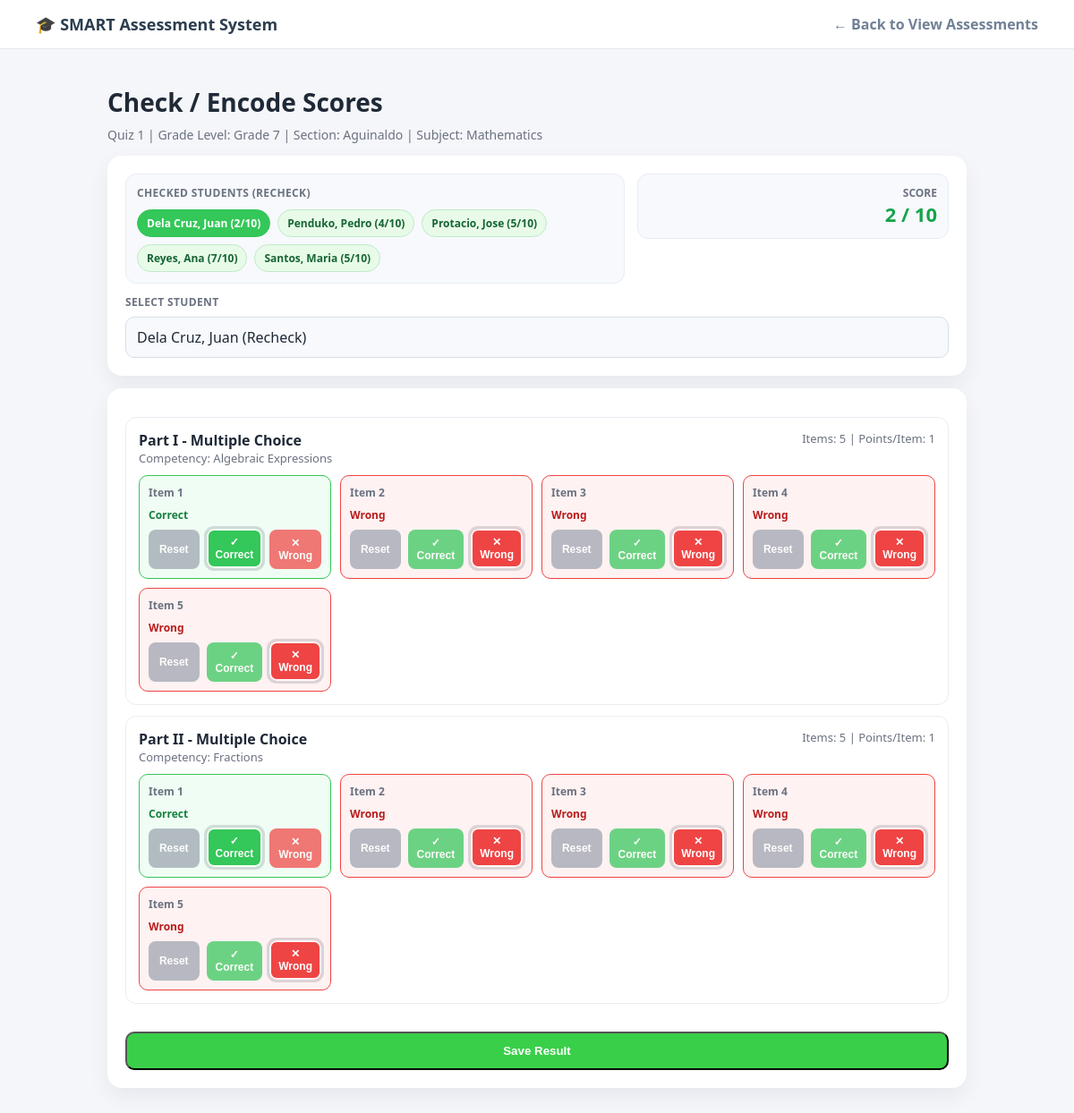
The page /pages/check_assessment.php?test_id=2&student_id=1 (signed in) on the database its author committed.
### tables this page shows
CREATE TABLE `test` (
  `test_id` int(11) NOT NULL,
  `class_id` int(11) DEFAULT NULL,
  `test_name` varchar(50) DEFAULT NULL,
  `test_type` enum('Quiz','Exam','Diagnostic','Long Test') DEFAULT NULL,
  `test_date` date DEFAULT NULL
);

CREATE TABLE `test_result` (
  `test_result_id` int(11) NOT NULL,
  `test_id` int(11) DEFAULT NULL,
  `student_id` int(11) DEFAULT NULL,
  `mobile_uuid` varchar(100) DEFAULT NULL,
  `total_score` int(11) DEFAULT NULL,
  `raw_answers` text DEFAULT NULL,
  `checked_at` timestamp NOT NULL DEFAULT current_timestamp(),
  `updated_at` timestamp NOT NULL DEFAULT current_timestamp() ON UPDATE current_timestamp()
);

CREATE TABLE `test_part` (
  `test_part_id` int(11) NOT NULL,
  `test_id` int(11) DEFAULT NULL,
  `competency_id` int(11) DEFAULT NULL,
  `part_order` varchar(15) DEFAULT NULL,
  `part_type` text DEFAULT NULL,
  `number_of_items` int(11) DEFAULT NULL,
  `points_per_item` int(11) DEFAULT NULL,
  `answer_key` text DEFAULT NULL
);

CREATE TABLE `competency_tags` (
  `competency_id` int(11) NOT NULL,
  `curriculum_id` int(11) DEFAULT NULL,
  `competency_name` varchar(50) DEFAULT NULL
);

### config/enrollment_helpers.php (called while the page is built, shortened)
<?php
if (!function_exists('class_enrollment_join_condition')) {
    function class_enrollment_join_condition($class_alias = 'c', $enrollment_alias = 'se') {
        return "{$enrollment_alias}.section_id = {$class_alias}.section_id AND {$enrollment_alias}.academic_year_id = {$class_alias}.academic_year_id";
    }
}

### pages/check_assessment.php (the view, shortened to what this page needs)
<?php
include '../config/db.php';
include_once '../config/enrollment_helpers.php';
function table_exists($conn, $table_name) {
    $safe_table = $conn->real_escape_string($table_name);
    $result = $conn->query("SHOW TABLES LIKE '$safe_table'");
    return $result && $result->num_rows > 0;
}
$teacher_id = (int) $_SESSION['user']['user_id'];
$test_id = isset($_GET['test_id']) ? (int) $_GET['test_id'] : (int) ($_POST['test_id'] ?? 0);
$selected_student_id = isset($_GET['student_id']) ? (int) $_GET['student_id'] : 0;
$test_table = table_exists($conn, 'tests') ? 'tests' : 'test';
$assessment_sql = "
    SELECT t.test_id, t.class_id, t.test_name,
           s.subject_name, sec.section_name, g.grade_level_name,
           (SELECT COUNT(*) FROM test_part tp WHERE tp.test_id = t.test_id) AS part_count
    FROM `$test_table` t
    JOIN class c ON t.class_id = c.class_id
    JOIN subject s ON c.subject_id = s.subject_id
    JOIN section sec ON c.section_id = sec.section_id
    JOIN grade_level g ON sec.grade_level_id = g.grade_level_id
    WHERE t.test_id = ? AND c.user_id = ?
    LIMIT 1
";
$assessment_stmt = $conn->prepare($assessment_sql);
$assessment_stmt->bind_param("ii", $test_id, $teacher_id);
$assessment_stmt->execute();
$assessment = $assessment_stmt->get_result()->fetch_assoc();
$class_id = (int) $assessment['class_id'];
$class_enrollment_match = class_enrollment_join_condition('c', 'se');
$unchecked_students = [];
$checked_stmt = $conn->prepare("
    SELECT DISTINCT tr.student_id, st.first_name, st.last_name, tr.total_score
    FROM test_result tr
    JOIN student st ON tr.student_id = st.student_id
    JOIN class c ON c.class_id = ?
    JOIN student_enrollment se ON se.student_id = tr.student_id AND $class_enrollment_match
    WHERE tr.test_id = ?
    ORDER BY st.last_name, st.first_name
");
$checked_stmt->bind_param("ii", $class_id, $test_id);
$checked_stmt->execute();
$checked_res = $checked_stmt->get_result();
$checked_students = [];
while ($cs = $checked_res->fetch_assoc()) {
    $checked_students[] = $cs;
}
$checked_lookup = [];
foreach ($checked_students as $student) {
    $checked_lookup[(int) $student['student_id']] = $student;
}
$parts_stmt = $conn->prepare("
    SELECT tp.test_part_id, tp.part_order, tp.part_type, tp.number_of_items, tp.points_per_item, tp.answer_key, ct.competency_name
    FROM test_part tp
    LEFT JOIN competency_tags ct ON tp.competency_id = ct.competency_id
    WHERE tp.test_id = ?
    ORDER BY tp.test_part_id ASC
");
$parts_stmt->bind_param("i", $test_id);
$parts_stmt->execute();
$parts_res = $parts_stmt->get_result();
$parts = [];
$max_score = 0;
while ($part = $parts_res->fetch_assoc()) {
    $part['number_of_items'] = (int) $part['number_of_items'];
    $part['points_per_item'] = (int) $part['points_per_item'];
    $max_score += ($part['number_of_items'] * $part['points_per_item']);
    $parts[] = $part;
}
$has_selected_student = $selected_student_id > 0;
$all_students_checked = empty($unchecked_students);
$selected_checked_student = $has_selected_student && isset($checked_lookup[$selected_student_id]) ? $checked_lookup[$selected_student_id] : null;
$current_score = 0;
if ($selected_student_id > 0) {
    $result_stmt = $conn->prepare('SELECT test_result_id, total_score FROM test_result WHERE test_id = ? AND student_id = ? LIMIT 1');
    $result_stmt->bind_param('ii', $test_id, $selected_student_id);
    $result_stmt->execute();
    $result_row = $result_stmt->get_result()->fetch_assoc();
    if ($result_row) {
        $current_score = (int) $result_row['total_score'];
    }
}
?>
<!DOCTYPE html>
<html lang="en">
<head>
    <link rel="stylesheet" href="../assets/css/style.css?v=<?php echo time(); ?>">
</head>
<body class="teacher-layout">
<nav class="top-nav">
    <div style="font-weight:800; font-size:18px;"><span style="color:var(--primary-green);">🎓</span> SMART Assessment System</div>
    <a href="view_tests.php?class_id=<?php echo $class_id; ?>" style="color:var(--text-gray); text-decoration:none; font-weight:600;">← Back to View Assessments</a>
</nav>
<div class="teacher-container">
    <div class="check-shell">
        <div class="page-header">
            <h1 class="title">Check / Encode Scores</h1>
            <p class="subtitle">
                <?php echo htmlspecialchars($assessment['test_name']); ?>
                | Grade Level: <?php echo htmlspecialchars($assessment['grade_level_name']); ?>
                | Section: <?php echo htmlspecialchars($assessment['section_name']); ?>
                | Subject: <?php echo htmlspecialchars($assessment['subject_name']); ?>
            </p>
        </div>
        <form method="POST" action="check_assessment.php?test_id=<?php echo $test_id; ?>" id="checkForm">
            <div class="card">
                <div class="top-row">
                    <div class="checked-panel">
                        <label class="label" style="margin-bottom:10px;">Checked Students (Recheck)</label>
                        <?php if (!empty($checked_students)): ?>
                            <div class="checked-list">
                                <?php foreach ($checked_students as $cs): ?>
                                    <?php $sid = (int) $cs['student_id']; ?>
                                    <a class="checked-pill <?php echo $sid === $selected_student_id ? 'is-active' : ''; ?>" href="check_assessment.php?test_id=<?php echo $test_id; ?>&student_id=<?php echo $sid; ?>">
                                        <?php echo htmlspecialchars($cs['last_name'] . ', ' . $cs['first_name']); ?> (<?php echo (int) $cs['total_score']; ?>/<?php echo $max_score; ?>)
                                    </a>
                                <?php endforeach; ?>
                            </div>
                        <?php else: ?>
                            <p class="checked-empty">No checked students yet.</p>
                        <?php endif; ?>
                    </div>
                    <div class="score-box">
                        <div style="font-size:12px; color:#6b7280; font-weight:700; text-transform:uppercase;">Score</div>
                        <strong><span id="scoreValue"><?php echo $current_score; ?></span> / <?php echo $max_score; ?></strong>
                    </div>
                </div>
                <div style="margin-top:12px;">
                    <label for="studentSelect" class="label">Select Student</label>
                    <?php if ($all_students_checked && $selected_checked_student): ?>
                        <div class="selected-student-box">
                            <?php echo htmlspecialchars($selected_checked_student['last_name'] . ', ' . $selected_checked_student['first_name']); ?> (Recheck)
                        </div>
                    <?php elseif ($all_students_checked): ?>
                        <div class="selected-student-box">All students have been checked.</div>
                    <?php endif; ?>
                </div>
            </div>
            <div class="card">
                <?php foreach ($parts as $part): ?>
                    <?php
                        $pid = (int) $part['test_part_id'];
                        $num_items = (int) $part['number_of_items'];
                        $ppi = (int) $part['points_per_item'];
                    ?>
                    <div class="part-card">
                        <div class="part-head">
                            <div>
                                <div class="part-title"><?php echo htmlspecialchars($part['part_order'] ?: ('Part #' . $pid)); ?> - <?php echo htmlspecialchars($part['part_type'] ?: 'Part'); ?></div>
                                <div class="part-meta">Competency: <?php echo htmlspecialchars($part['competency_name'] ?: 'Not tagged'); ?></div>
                            </div>
                            <div class="part-meta">Items: <?php echo $num_items; ?> | Points/Item: <?php echo $ppi; ?></div>
                        </div>
                        <div class="item-grid">
                            <?php for ($i = 1; $i <= $num_items; $i++): ?>
                                <div class="item-box">
                                    <div class="item-num">Item <?php echo $i; ?></div>
                                    <div class="item-status status-none" id="status-<?php echo $pid; ?>-<?php echo $i; ?>">Not checked</div>
                                    <div class="item-actions">
                                        <button type="button" class="state-btn btn-none" data-target="state-<?php echo $pid; ?>-<?php echo $i; ?>" data-value="" <?php echo $has_selected_student ? '' : 'disabled'; ?>>Reset</button>
                                        <button type="button" class="state-btn btn-correct" data-target="state-<?php echo $pid; ?>-<?php echo $i; ?>" data-value="1" <?php echo $has_selected_student ? '' : 'disabled'; ?>>✓ Correct</button>
                                        <button type="button" class="state-btn btn-wrong" data-target="state-<?php echo $pid; ?>-<?php echo $i; ?>" data-value="0" <?php echo $has_selected_student ? '' : 'disabled'; ?>>✕ Wrong</button>
                                    </div>
                                </div>
                            <?php endfor; ?>
                        </div>
                    </div>
                <?php endforeach; ?>
                <div class="save-wrap">
                    <button type="submit" class="btn-green save-btn" <?php echo $has_selected_student ? '' : 'disabled'; ?>>Save Result</button>
                </div>
            </div>
        </form>
    </div>
</div>
</body>
</html>

### assets/css/style.css (style rules this page uses)
:root { --primary-green: #3ACF49; --bg-light: #F4F7F9; --text-dark: #2C3E50; --text-gray: #718096; }
* { margin: 0; padding: 0; box-sizing: border-box; }
body { font-family: 'Segoe UI', Tahoma, Geneva, Verdana, sans-serif; background-color: var(--bg-light); color: var(--text-dark); }
.top-nav { background: white; padding: 15px 40px; display: flex; justify-content: space-between; align-items: center; border-bottom: 1px solid #E2E8F0; }
.teacher-container { max-width: 1000px; margin: 40px auto; padding: 0 20px; }
.btn-green { display: block; width: 100%; background: var(--primary-green); color: white; text-align: center; padding: 12px; border-radius: 10px; text-decoration: none; font-weight: 600; margin-top: 15px; }

### pages/check_assessment.php (style rules this page uses)
body.teacher-layout { background: #f5f6fa; }
.check-shell { max-width: 1120px; margin: 0 auto; }
.page-header { margin-bottom: 14px; }
.title { margin: 0; color: #1f2937; font-size: 28px; }
.subtitle { margin: 8px 0 0; color: #6b7280; font-size: 14px; }
.card { background: #fff; border-radius: 16px; box-shadow: 0 10px 24px rgba(15,23,42,0.06); padding: 20px; margin-bottom: 14px; }
.top-row { display: grid; grid-template-columns: 1.6fr 1fr; gap: 14px; align-items: start; }
.label { display: block; font-size: 12px; color: #6b7280; font-weight: 700; margin-bottom: 8px; text-transform: uppercase; letter-spacing: .03em; }
.checked-panel { background: #f7f9fc; border: 1px solid #e8edf3; border-radius: 12px; padding: 12px; }
.checked-list { display: flex; flex-wrap: wrap; gap: 8px; }
.checked-pill { display: inline-block; text-decoration: none; background: #e8fbe8; color: #166534; border: 1px solid #bfe9c8; border-radius: 999px; padding: 6px 10px; font-size: 12px; font-weight: 700; }
.checked-pill.is-active { background: #34C759; color: #fff; border-color: #34C759; }
.score-box { background: #f7f9fc; border: 1px solid #e8edf3; border-radius: 12px; padding: 12px; text-align: right; }
.score-box strong { color: #16a34a; font-size: 22px; }
.part-card { border: 1px solid #e8edf3; border-radius: 12px; padding: 14px; margin-top: 12px; }
.part-head { display: flex; justify-content: space-between; gap: 10px; flex-wrap: wrap; margin-bottom: 10px; }
.part-title { font-weight: 700; color: #1f2937; }
.part-meta { color: #6b7280; font-size: 13px; }
.item-grid { display: grid; grid-template-columns: repeat(auto-fill, minmax(180px, 1fr)); gap: 10px; }
.item-box { background: #f9fafb; border: 1px solid #e7edf4; border-radius: 10px; padding: 10px; transition: background-color .15s ease, border-color .15s ease; }
.item-box.state-correct { background: #f0fdf4; border-color: #34C759; }
.item-box.state-wrong { background: #fef2f2; border-color: #ef4444; }
.item-num { font-size: 12px; font-weight: 700; color: #6b7280; margin-bottom: 8px; }
.item-status { margin-bottom: 8px; font-size: 12px; font-weight: 700; }
.item-status.status-correct { color: #15803d; }
.item-status.status-wrong { color: #b91c1c; }
.item-actions { display: flex; gap: 8px; }
.state-btn { border: none; border-radius: 8px; padding: 8px 10px; font-size: 12px; font-weight: 700; cursor: pointer; color: #fff; flex: 1; opacity: .72; transition: transform .08s ease, opacity .12s ease, box-shadow .12s ease; }
.btn-none { background: #9ca3af; }
.btn-correct { background: #34C759; }
.btn-wrong { background: #ef4444; }
.state-btn.is-active { opacity: 1; transform: translateY(-1px); box-shadow: 0 0 0 3px rgba(15,23,42,.14), inset 0 0 0 2px rgba(255,255,255,0.96); }
.save-wrap { margin-top: 16px; display: flex; justify-content: flex-end; }
.save-btn { min-width: 180px; }
.selected-student-box { width: 100%; min-height: 44px; border: 1px solid #d8dee9; border-radius: 10px; padding: 11px 12px; color: #1f2937; background: #f7f9fc; box-sizing: border-box; }

### rows shown on the page
test: test_name "Quiz 1"
test_result: total_score "2"
test_part: part_order "Part I", part_type "Multiple Choice", competency.competency_name "Algebraic Expressions", number_of_items "5", points_per_item "1"
test_part: part_order "Part II", part_type "Multiple Choice", competency.competency_name "Fractions", number_of_items "5", points_per_item "1"

### other values the page prints
$assessment['grade_level_name'] "Grade 7"
$assessment['section_name'] "Aguinaldo"
$assessment['subject_name'] "Mathematics"
$cs['last_name'] . ', ' . $cs['first_name'] "Dela Cruz, Juan"
$cs['total_score'] "2"
$cs['last_name'] . ', ' . $cs['first_name'] "Penduko, Pedro"
$cs['total_score'] "4"
$cs['last_name'] . ', ' . $cs['first_name'] "Protacio, Jose"
$cs['total_score'] "5"
$cs['last_name'] . ', ' . $cs['first_name'] "Reyes, Ana"
$cs['total_score'] "7"
$cs['last_name'] . ', ' . $cs['first_name'] "Santos, Maria"
$max_score "10"
